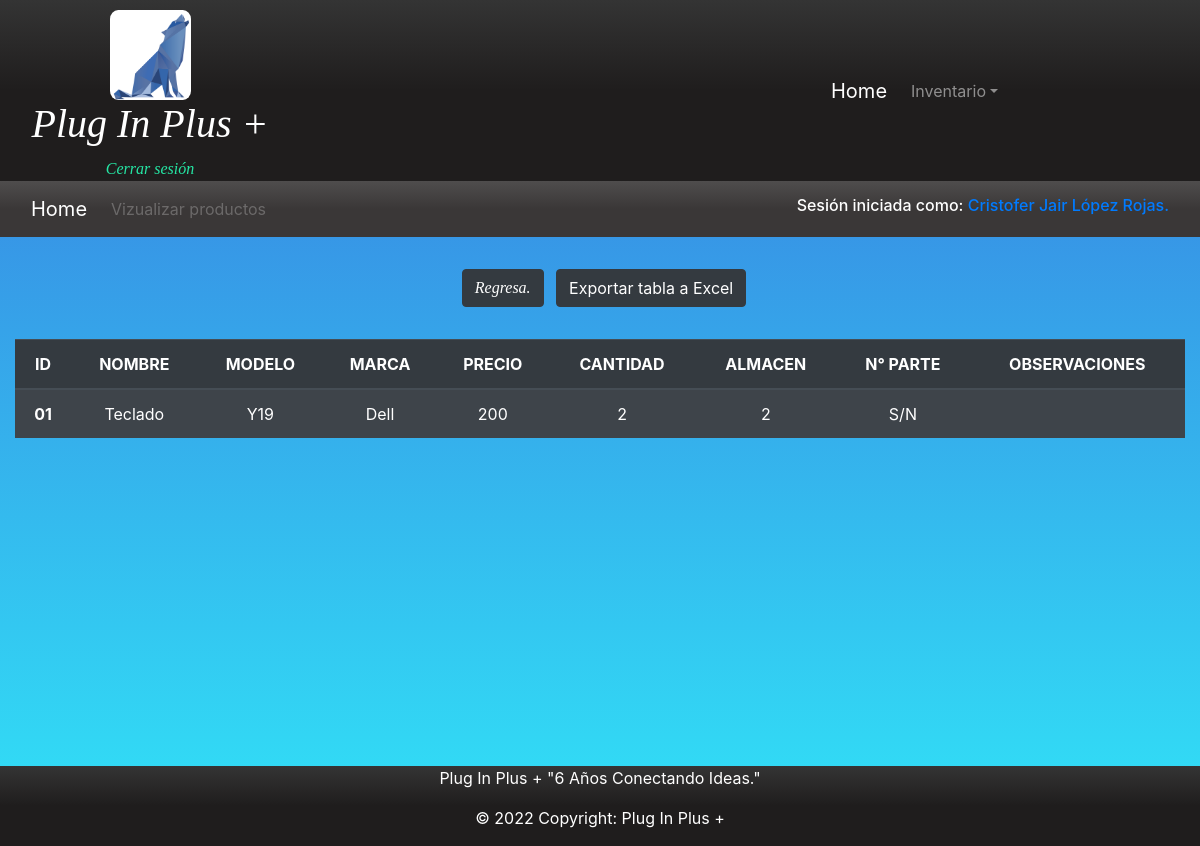
Screenshot of /inventario.php (signed in) with the database file from the repository.
### tables this page shows
create table productos(
id varchar(100) not null,
nombre varchar(100) not null,
modelo varchar(100) not null,
marca varchar(100) not null,
precio int not null,
cantidad int not null,
almacen varchar(100) not null,
numeroDeParte varchar(100) not null,
observaciones varchar(200) not null,
PRIMARY KEY (id));

### inventario.php (the view, shortened to what this page needs)
<?php
$conexion = conexion();
?>
<!DOCTYPE html>
<html lang="es">
<head>
	<link rel="stylesheet" href="bootstrap_4_5_3/css/bootstrap.min.css">
	<link rel="stylesheet" type="text/css" href="css/estilo_global.css">
</head>
<body  background="img/bg-1.jpg">
	<header class="container-fluid bg-n" id="header">
		<div class="row g-0">
			<div class="col-sm-6 col-md-6 col-lg-3">
				<center><a href="index.php"><img style="margin-top: 10px;border-radius: 10%;" src="img/icon.png" width="30%"></a></center>
				<h1 class="text texto">Plug In Plus +</h1>
				<center>
					<a class="login" href="cerrarSesion.php">Cerrar sesi&oacute;n</a>
				</center>
			</div>
			<div class="col-sm-6 col-md-6 col-lg-3 offset-md-5 align-self-center">
				<nav class="navbar navbar-expand-lg navbar-dark">
					<a class="navbar-brand" href="index.php">Home</a>
					<div class="collapse navbar-collapse " id="navbarSupportedContent">
						<ul class="navbar-nav mr-auto ">
							<li class="nav-item dropdown">
								<a class="nav-link dropdown-toggle" href="#marcas" id="navbarDropdown" role="button" data-toggle="dropdown" aria-haspopup="true" aria-expanded="false">Inventario</a>
							</li>
						</ul>
					</div>
				</nav>
			</div>
		</div>
	</header>
	<div class="container-fluid bg-migas fix text-aling-rigth">
		<div class="row justify-content-center">
			<div class="col-12 mr-auto">
				<nav class="navbar navbar-expand-lg navbar-dark">
					<a class="navbar-brand" href="index.php">Home</a>
					<div class="collapse navbar-collapse " id="navbarSupportedContent">
						<ul class="navbar-nav mr-auto ">
							<li class="nav-item">
								<a class="nav-link disabled">Vizualizar productos</a>
							</li>
						</ul>
					</div>
					<?php if (isset($_SESSION['rol'])) {?>
						<h6 class="text-white">Sesi&oacute;n iniciada como: <a href="perfil.php"><?php echo $_SESSION['nombreUsuario'].'.'; ?></a></h6>
					<?php } ?>
				</nav>
			</div>
		</div>
	</div>
<div class="container-fluid text-white text-center">
	<div class="row">
		<div class="col-12">
			<a type="button" class="btn btn-dark texto margin" href="inicio.php">Regresa.</a>
			<button onclick="location.href='excel.php'" type="button" class="btn btn-dark">Exportar tabla a Excel</button>
	</div>
</div>
</div>
<br/>
<div class="container-fluid">
	<div class="row.no-gutters ">
		<div class="col.no-gutters">
			<div class="table-responsive ">
				<table class="table table-striped table-dark text-center">
					<thead>
						<tr>
							<th class="align-middle" scope="col">ID</th>
							<th class="align-middle" scope="col">NOMBRE</th>
							<th class="align-middle" scope="col">MODELO</th>
							<th class="align-middle" scope="col">MARCA</th>
							<th class="align-middle" scope="col">PRECIO</th>
							<th class="align-middle" scope="col">CANTIDAD</th>
							<th class="align-middle" scope="col">ALMACEN</th>
							<th class="align-middle" scope="col">N° PARTE</th>
							<th class="align-middle" scope="col">OBSERVACIONES</th>
						</tr>
					</thead>
					<tbody>
						<?php
						$sql="SELECT * from productos"; $result=mysqli_query($conexion,$sql); while($mostrar=mysqli_fetch_array($result)){ ?>
							<tr>
								<th scope="row"><?php echo $mostrar['id'] ?></th>
								<td><?php echo $mostrar['nombre'] ?></td>
								<td><?php echo $mostrar['modelo'] ?></td>
								<td><?php echo $mostrar['marca'] ?></td>
								<td><?php echo $mostrar['precio'] ?></td>
								<td><?php echo $mostrar['cantidad'] ?></td>
								<td><?php echo $mostrar['almacen'] ?></td>
								<td><?php echo $mostrar['numeroDeParte'] ?></td>
								<td><?php echo $mostrar['observaciones'] ?></td>
							</tr>
						<?php } ?>
					</tbody>
				</table>
			</div>
		</div>
	</div>
</div>
<div class="vacio" ></div>
<footer class="container-fluid text-white text-center  bg-n">
	<div class="row">
		<div class="col-12">
			<p> Plug In Plus + "6 Años Conectando Ideas." </p>
			<p>© 2022 Copyright: Plug In Plus +</p>
		</div>
	</div>
</footer>
</body>
</html>

### css/estilo_global.css (style rules this page uses)
body { background:-webkit-linear-gradient(top,#397AE0 ,#31E3F7 100%); }
.fix { position: sticky; top: 0; z-index: 10; }
.login { text-decoration: none; font-style: oblique; font-family: cursive; color: #25E6A4; text-align: center; }
.vacio { height: 18rem; }
.margin { margin: 0.5rem; }
.texto { font-style: oblique; font-family: cursive; color: white; text-align: center; }
.bg-n { background:-webkit-linear-gradient(top,#343434 ,#1F1D1D 50%); }
.bg-migas { background:-webkit-linear-gradient(top,#4F4D4D ,#3A3737 50%); }

### rows the page displays
productos: id "01", nombre "Teclado", modelo "Y19", marca "Dell", precio "200", cantidad "2", almacen "2", numeroDeParte "S/N"

### other values shown
$_SESSION['nombreUsuario'] "Cristofer Jair López Rojas"
